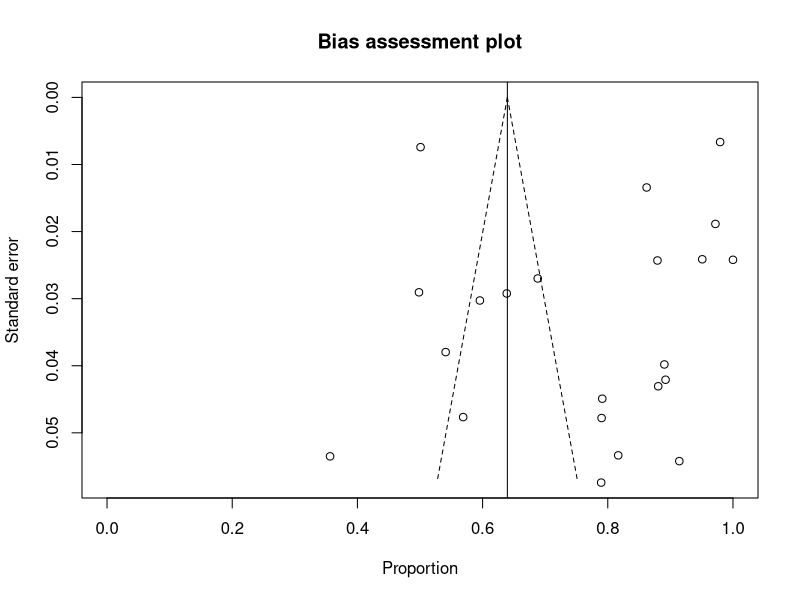
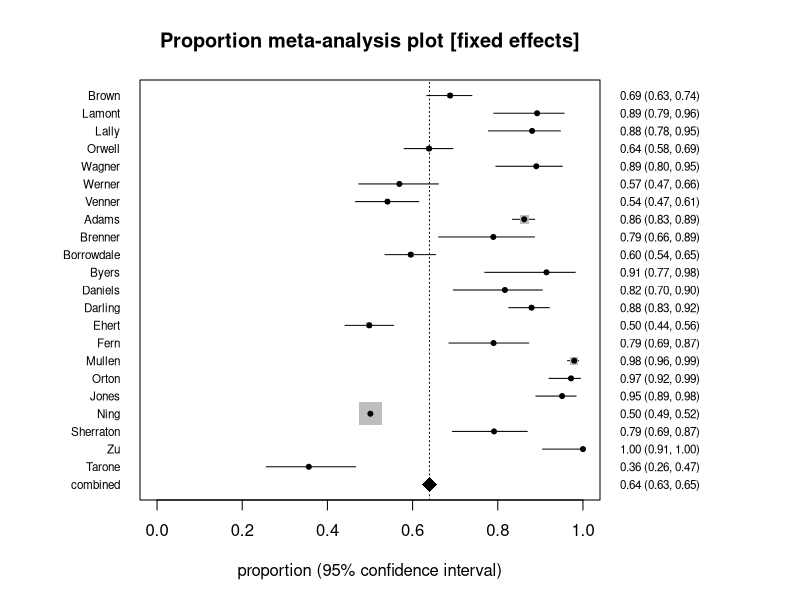
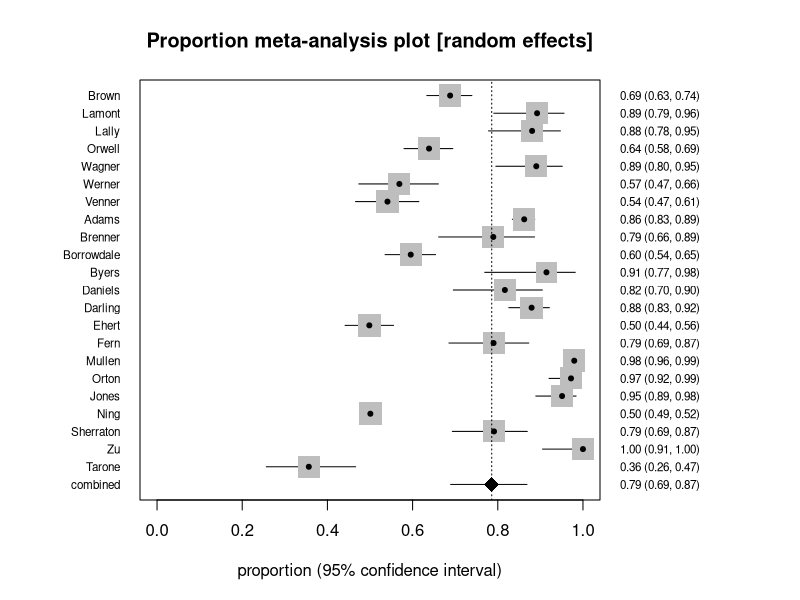

These figures' R source, in order:
# Proportion meta-analysis: the StatsDirect help example (adherence with medication in
# 22 fictitious trials; the test workbook's Meta-analysis worksheet columns Trial,
# Adherent and Total) in R
trial <- c("Brown", "Lamont", "Lally", "Orwell", "Wagner", "Werner", "Venner", "Adams",
           "Brenner", "Borrowdale", "Byers", "Daniels", "Darling", "Ehert", "Fern",
           "Mullen", "Orton", "Jones", "Ning", "Sherraton", "Zu", "Tarone")
adherent <- c(214, 58, 59, 182, 65, 66, 99, 600, 45, 165, 32, 49, 175, 155, 64, 526,
              104, 97, 2310, 72, 37, 31)
total <- c(311, 65, 67, 285, 73, 116, 183, 696, 57, 277, 35, 60, 199, 311, 81, 537,
           107, 102, 4612, 91, 37, 87)

# Base R has no meta-analysis function, so the pooled proportions are computed as the
# formulae above give them: each proportion is transformed by the Freeman-Tukey double
# arcsine, pooled with inverse variance weights (n + 0.5), and the pooled transform is
# taken back to a proportion by the Stuart-Ord inverse, sin(x/2)^2
six <- function(x) formatC(x, digits = 6, format = "f", drop0trailing = TRUE)
pv <- function(p) {
  if (p < 0.0001) "P < 0.0001" else
    paste("P =", formatC(p, digits = 4, format = "f", drop0trailing = TRUE))
}
k <- length(total)
z <- qnorm(0.975)
p <- adherent / total

# Each study's proportion with its exact (Clopper-Pearson) 95% confidence interval, as
# binom.test() gives it; when every subject responds, as in the Zu trial, the interval
# is one sided and its lower limit is the 97.5% limit
ci <- t(sapply(seq_len(k), function(i) binom.test(adherent[i], total[i])$conf.int))
one_sided <- ifelse(adherent == 0 | adherent == total, "[97.5% one-sided CI]", "")
cat("Method: Stuart-Ord (inverse double arcsine square root)\n")
print(data.frame(Study = seq_len(k), Proportion = six(p), Lower = six(ci[, 1]),
                 Upper = six(ci[, 2]), Trial = paste(trial, one_sided)),
      row.names = FALSE, right = FALSE)

# The transformed proportions, their variances and the fixed and random effects weights
x <- asin(sqrt(adherent / (total + 1))) + asin(sqrt((adherent + 1) / (total + 1)))
v <- 1 / (total + 0.5)
w <- 1 / v
xf <- sum(w * x) / sum(w)
se_f <- 1 / sqrt(sum(w))
q <- sum(w * (x - xf)^2)
tau2 <- max(0, (q - (k - 1)) / (sum(w) - sum(w^2) / sum(w)))
wr <- 1 / (tau2 + v)
xr <- sum(wr * x) / sum(wr)
se_r <- 1 / sqrt(sum(wr))
print(data.frame(Study = seq_len(k), Transform = six(x), Variance = six(v),
                 Fixed = six(100 * w / sum(w)), Random = six(100 * wr / sum(wr)),
                 Trial = paste(trial, one_sided)), row.names = FALSE, right = FALSE)

inv <- function(t) sin(t / 2)^2
cat("Fixed effects (inverse variance)\n")
cat("Pooled proportion = ", six(inv(xf)), " (95% CI = ", six(inv(xf - z * se_f)),
    " to ", six(inv(xf + z * se_f)), ")\n", sep = "")

# Cochran's Q against chi-square on k - 1 df, the DerSimonian-Laird estimate of the
# between-studies variance, and I-squared, which is lambda / (df + lambda) for the
# noncentrality parameter lambda = Q - df, with the confidence interval that StatsDirect
# gives by default (the noncentral chi-square method of Hedges and Pigott): the lambda
# at which the observed Q is the 97.5% point of the noncentral chi-square distribution
# on df degrees of freedom, and the lambda at which it is the 2.5% point, each turned
# into an I-squared; a limit is 0 when the central distribution already puts Q below
# that point
cat("Non-combinability of studies\n")
cat("Cochran Q = ", six(q), "  (df = ", k - 1, ")  ",
    pv(pchisq(q, k - 1, lower.tail = FALSE)), "\n", sep = "")
cat("Moment-based estimate of between studies variance =", six(tau2), "\n")
df <- k - 1
i2 <- function(lambda) 100 * lambda / (df + lambda)
lambda_at <- function(prob) {
  if (pchisq(q, df) < prob) return(0)
  uniroot(function(l) pchisq(q, df, ncp = l) - prob, c(0, 10 * (q + df)),
          tol = 1e-10)$root
}
one <- function(x) formatC(x, digits = 1, format = "f")
cat("I2 (inconsistency) = ", one(i2(max(0, q - df))), "% (95% CI = ",
    one(i2(lambda_at(0.975))), "% to ", one(i2(lambda_at(0.025))), "%)\n", sep = "")

cat("Random effects (DerSimonian-Laird)\n")
cat("Pooled proportion = ", six(inv(xr)), " (95% CI = ", six(inv(xr - z * se_r)),
    " to ", six(inv(xr + z * se_r)), ")\n", sep = "")

# Bias indicators, all on the proportion scale with each study's standard error taken
# from its exact confidence interval. Begg-Mazumdar: Kendall's tau between the
# standardised deviates from the pooled proportion and the variances, with the exact P
# that cor.test() gives when there are no ties. Egger: the intercept of the regression
# of the standardised proportion on precision, with a 90% interval and its t test
cat("Bias indicators\n")
se <- (ci[, 2] - ci[, 1]) / 2 / z
wx <- 1 / se^2
ts <- (p - sum(p * wx) / sum(wx)) / sqrt(se^2 - 1 / sum(wx))
begg <- cor.test(ts, se^2, method = "kendall")
cat("Begg-Mazumdar: Kendall's tau =", six(begg$estimate), " ", pv(begg$p.value), "\n")
egger <- lm(I(p / se) ~ I(1 / se))
cat("Egger: bias = ", six(coef(egger)[1]), " (90% CI = ",
    six(confint(egger, level = 0.9)[1, 1]), " to ",
    six(confint(egger, level = 0.9)[1, 2]), ")  ",
    pv(summary(egger)$coefficients[1, 4]), "\n", sep = "")

# Harbord's test as StatsDirect adapts it to proportions: each study's score is the
# excess of responders over the number expected at the pooled fixed effects proportion,
# with the binomial variance, and the bias is the intercept of the regression of
# score / sqrt(variance) on sqrt(variance)
pf <- inv(xf)
score <- adherent - total * pf
vs <- total * pf * (1 - pf)
harbord <- lm(I(score / sqrt(vs)) ~ sqrt(vs))
cat("Harbord: bias = ", six(coef(harbord)[1]), " (90% CI = ",
    six(confint(harbord, level = 0.9)[1, 1]), " to ",
    six(confint(harbord, level = 0.9)[1, 2]), ")  ",
    pv(summary(harbord)$coefficients[1, 4]), "\n", sep = "")

# The report's charts: a funnel plot of each proportion against its standard error,
# with the pooled fixed effects proportion and its 95% limits, then a forest plot for
# each model with the studies in order from the top and the pooled estimate at the foot
plot(p, se, ylim = rev(c(0, max(se))), xlim = c(0, 1), xlab = "Proportion",
     ylab = "Standard error", main = "Bias assessment plot")
abline(v = pf)
s <- seq(0, max(se), length.out = 50)
lines(pf - z * s, s, lty = 2)
lines(pf + z * s, s, lty = 2)
forest <- function(est, lower, upper, weight, title) {
  rows <- c(trial, "combined")
  y <- rev(seq_along(rows))
  old <- par(mar = c(5, 7, 4, 10))
  plot(est, y, type = "n", xlim = c(0, 1), yaxt = "n", ylab = "",
       xlab = "proportion (95% confidence interval)", main = title)
  segments(lower, y, upper, y)
  points(est[1:k], y[1:k], pch = 15, col = "grey", cex = 3 * sqrt(weight / max(weight)))
  points(est[1:k], y[1:k], pch = 20)
  points(est[k + 1], y[k + 1], pch = 18, cex = 2)
  abline(v = est[k + 1], lty = 3)
  axis(2, at = y, labels = rows, las = 1, tick = FALSE, cex.axis = 0.7)
  axis(4, at = y, tick = FALSE, las = 1, cex.axis = 0.7,
       labels = sprintf("%.2f (%.2f, %.2f)", est, lower, upper))
  par(old)
}
forest(c(p, inv(xf)), c(ci[, 1], inv(xf - z * se_f)), c(ci[, 2], inv(xf + z * se_f)), w,
       "Proportion meta-analysis plot [fixed effects]")
forest(c(p, inv(xr)), c(ci[, 1], inv(xr - z * se_r)), c(ci[, 2], inv(xr + z * se_r)),
       wr, "Proportion meta-analysis plot [random effects]")
